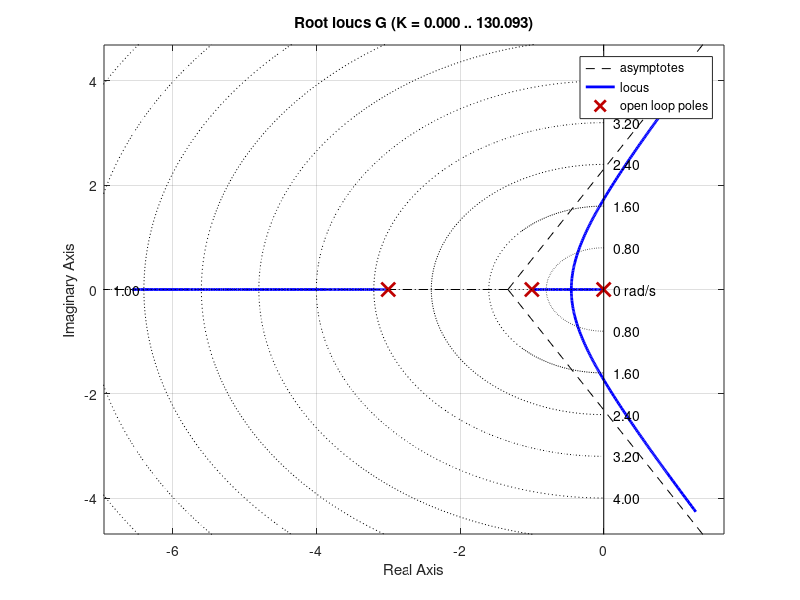

MATLAB code for this plot: (Note: this script raises an error after producing the figure.)
clc; clear all;

% Definir la función de transferencia
num = 1;
den = [1 4 3 0]; % Denominador del sistema
G = tf(num, den);

% Trazar el lugar de raíces
figure;
rlocus(G)
sgrid

% Especificar la línea de zeta = 1 en el gráfico del lugar de raíces
zeta = 1;
sgrid(zeta, [])

% Buscar el valor de K para zeta = 1
[k, poles] = rlocfind(G);

% Mostrar el valor de K encontrado y los polos correspondientes
disp(['El valor de K para una respuesta críticamente amortiguada es: ', num2str(k)]);
disp('Los polos correspondientes son:');
disp(poles);

% Crear la función de transferencia de lazo cerrado con el valor de K encontrado
G_cl = feedback(k * G, 1);

% Verificar la respuesta al escalón unitario
figure;
step(G_cl)
title('Respuesta al Escalón del Sistema Críticamente Amortiguado');
grid on;

% Obtener información de la respuesta al escalón
step_info = stepinfo(G_cl);

% Mostrar la información de la respuesta al escalón
disp('Información de la respuesta al escalón:');
disp(step_info);
